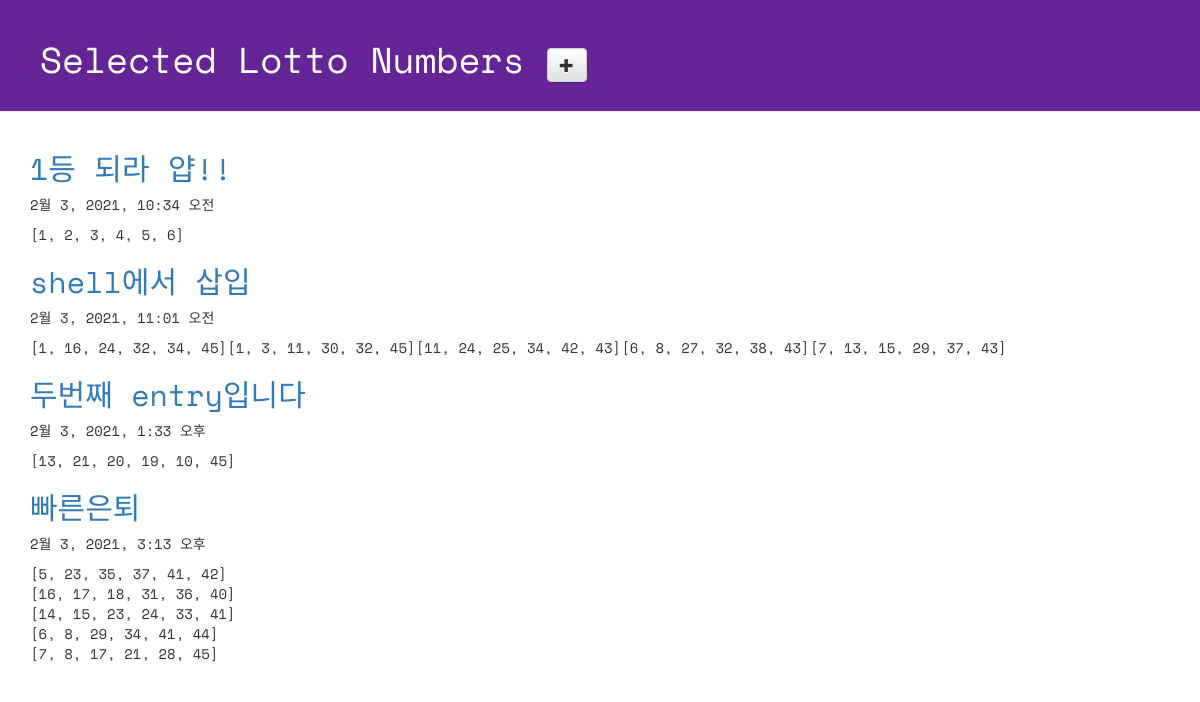
Page /lotto/ on the committed database.
### lotto/models.py (models this page shows, shortened)
class GuessNumbers(models.Model):
    name = models.CharField(max_length=24)
    text = models.CharField(max_length=255)
    lottos = models.CharField(max_length=255, default='[1, 2, 3, 4, 5, 6]') #charfield기 때문에 str로 넣어줌
    num_lotto = models.IntegerField(default=5)
    update_date = models.DateTimeField()

### lotto/views.py (the view)
# urls.py: path('lotto/', views.index, name='index'),
def index(request):
    lottos = GuessNumbers.objects.all()
    return render(request, 'lotto/default.html', {'lottos':lottos})

### lotto/templates/lotto/default.html (shortened to what this page needs)
<!DOCTYPE html>
{% load staticfiles %}
<html lang="ko">
<head>
  <link rel="stylesheet" href="//maxcdn.bootstrapcdn.com/bootstrap/3.2.0/css/bootstrap.min.css">
  <link rel="stylesheet" href="//maxcdn.bootstrapcdn.com/bootstrap/3.2.0/css/bootstrap-theme.min.css">
  <link rel="stylesheet" href="{% static 'css/lotto.css' %}">
</head>
<body>
  <div class="page-header">
    <h1>
  	  Selected Lotto Numbers
      <a href="{% url 'new_lotto' %}">
       <span class="glyphicon glyphicon-plus btn btn-default"></span>
     </a>
   </h1>
  </div>
  <div class="container lotto">
    {% for lotto in lottos %}
          <h2>
            <a href="{% url 'detail' lottokey=lotto.pk %}">{{ lotto.text }}</a>
          </h2>
          <p>{{ lotto.update_date }}</p>
          <p>{{ lotto.lottos | linebreaksbr }}</p>
    {% endfor %}
  </div>
</body>
</html>

### lotto/static/css/lotto.css (style rules this page uses)
.page-header { background-color: #652596; margin-top: 0; padding: 20px 20px 20px 40px; font-family: 'Space Mono', monospace; }
.page-header h1 { color: #FFFFFF; }
.container { font-family: 'Space Mono', monospace; }
.container h2 { color: #B9F442; }

### rows in the picture
GuessNumbers: text "1등 되라 얍!!", update_date "2월 3, 2021, 10:34 오전", lottos "[1, 2, 3, 4, 5, 6]"
GuessNumbers: text "shell에서 삽입", update_date "2월 3, 2021, 11:01 오전", lottos "[1, 16, 24, 32, 34, 45][1, 3, 11, 30, 32, 45][11, 24, 25, 34, 42, 43][6, 8, 27, 32, 38, 43][7, 13, 15, 29, 37, 43]"
GuessNumbers: text "두번째 entry입니다", update_date "2월 3, 2021, 1:33 오후", lottos "[13, 21, 20, 19, 10, 45]"
GuessNumbers: text "빠른은퇴", update_date "2월 3, 2021, 3:13 오후", lottos "[5, 23, 35, 37, 41, 42] [16, 17, 18, 31, 36, 40] [14, 15, 23, 24, 33, 41] [6, 8, 29, 34, 41, 44] [7, 8, 17, 21, 28, 45]"
